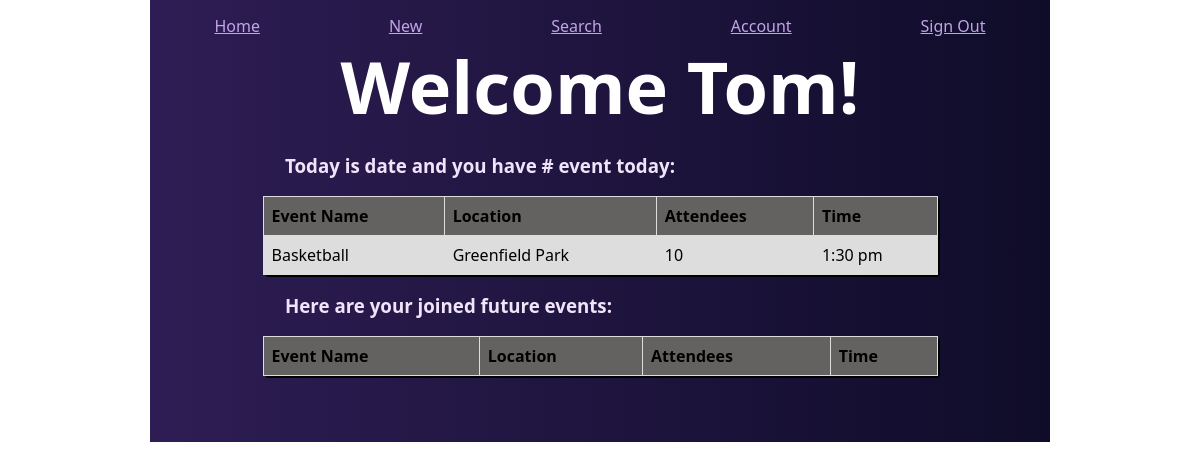
Page /dashboard (signed in) on the earlier database version.
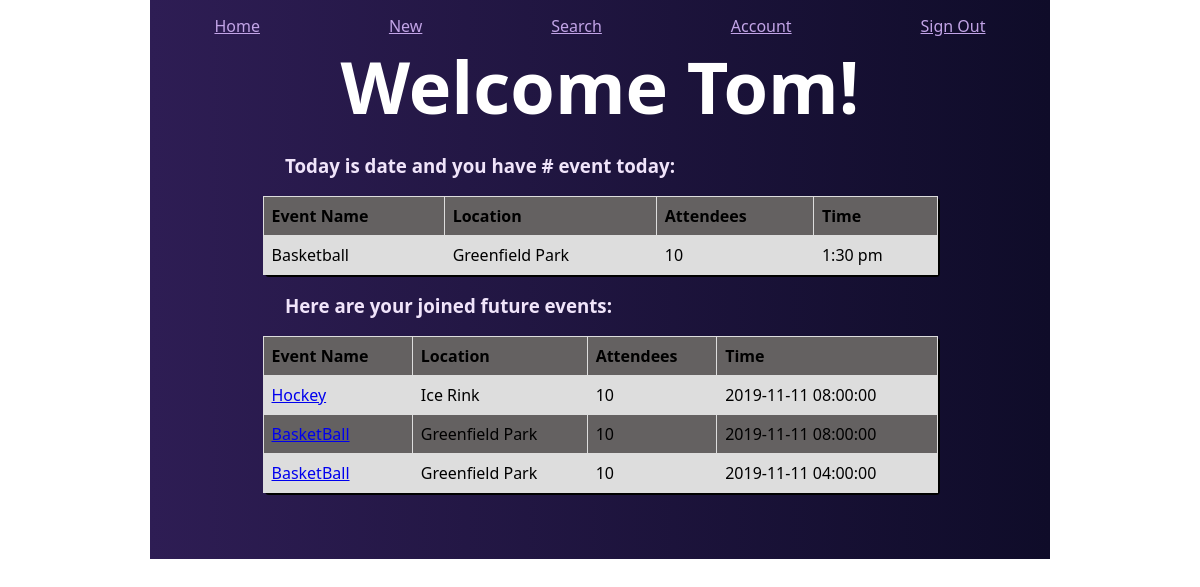
Same page on the later database version.
### models.py (models this page shows)
class Event(db.Model):
    id = db.Column(db.Integer, primary_key=True)
    event_name = db.Column(db.String(55))
    time = db.Column(db.DateTime)
    location = db.Column(db.String(100))
    users_attending_event = db.relationship("User", secondary=users_and_events)
    created_at = db.Column(db.DateTime, server_default=func.now())
    updated_at = db.Column(db.DateTime, server_default=func.now(), onupdate=func.now())

### controller_functions.py (the view)
def dashboard():
    if "user_id" not in session:
        return redirect ("/")
    else:
        logged_in = User.query.get(session["user_id"])
        events = logged_in.events_user_attends.all()
        return render_template("dashboard.html", user=logged_in, users_events = events)

### templates/dashboard.html (shortened to what this page needs)
<!DOCTYPE html>
<html lang="en">
<head>
    <link rel="stylesheet" type="text/css" href="../static/css/style.css">
</head>
<body>
    <div class="standard_head">
        <a href="/dashboard">Home</a>
        <a href="">New</a>
        <a href="/search">Search</a>
        <a href="/user_info">Account</a>
        <a href="/logout">Sign Out</a>
    </div>
    <div class="content_container">
        <p id="welcome">Welcome {{user.first_name}}!</p>
        <div class="events">
            <h3>Today is date and you have # event today:</h3>
            <table class="event_details">
                <tr>
                    <th>Event Name</th>
                    <th>Location</th>
                    <th>Attendees</th>
                    <th>Time</th>
                </tr>
                <tr>
                    <td>Basketball</td>
                    <td>Greenfield Park</td>
                    <td>10</td>
                    <td>1:30 pm</td>
                </tr>
            </table>
        </div>
        <div class="events">
            <h3>Here are your joined future events:</h3>
            <table class="event_details">
                <tr>
                    <th>Event Name</th>
                    <th>Location</th>
                    <th>Attendees</th>
                    <th>Time</th>
                </tr>
                {% for event in users_events %}
                    <tr>
                        <td><a href="/event_details/{{event.id}}">{{event.event_name}}</a></td>
                        <td>{{event.location}}</td>
                        <td>10</td>
                        <td>{{event.time}}</td>
                    </tr>
                {% endfor %}
            </table>
        </div>
    </div>
</body>
</html>

Differences in the rows shown:
now on this page (row edited): Event: event_name "Hockey", location "Ice Rink", time "2019-11-11 08:00:00"
now on this page (row edited): Event: event_name "BasketBall", location "Greenfield Park", time "2019-11-11 08:00:00"
added Event: event_name "BasketBall", location "Greenfield Park", time "2019-11-11 04:00:00"
